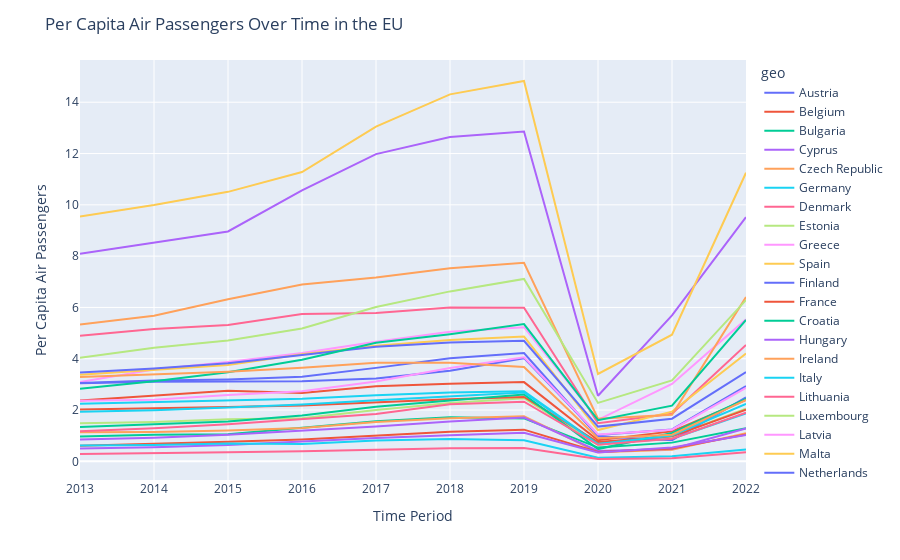
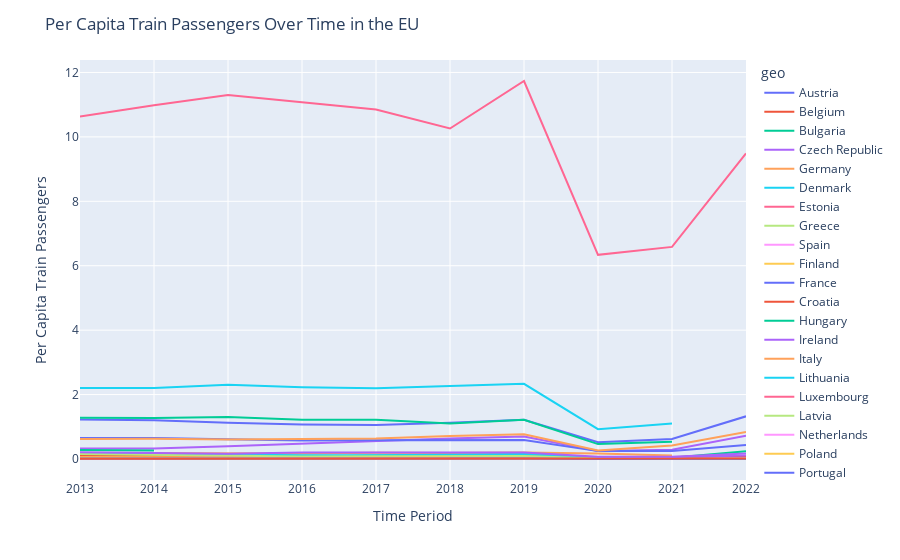

The notebook cell these images were saved under, in order:
### Code cell
fig1 = px.line(df_air_pas_2013, x='TIME_PERIOD', y='per_capita', color='geo')
fig1.update_layout(title_text="Per Capita Air Passengers Over Time in the EU", xaxis_title='Time Period', yaxis_title='Per Capita Air Passengers')
fig1.show()

fig2 = px.line(df_train_pas_2013, x='TIME_PERIOD', y='per_capita', color='geo')
fig2.update_layout(title_text="Per Capita Train Passengers Over Time in the EU", xaxis_title='Time Period', yaxis_title='Per Capita Train Passengers')
fig2.show()

### Figure 1 — Plotly figure (JSON) as saved in the notebook; plotly's stock layout.template omitted (floating-point values rounded to 4 significant figures)
{"data": [{"hovertemplate": "geo=Austria<br>TIME_PERIOD=%{x}<br>per_capita=%{y}<extra></extra>", "legendgroup": "Austria", "line": {"color": "#636efa", "dash": "solid"}, "marker": {"symbol": "circle"}, "mode": "lines", "name": "Austria", "orientation": "v", "showlegend": true, "type": "scatter", "x": [2013, 2014, 2015, 2016, 2017, 2018, 2019, 2020, 2021, 2022], "xaxis": "x", "y": [3.047, 3.101, 3.116, 3.124, 3.229, 3.53, 4.024, 1.03, 1.243, 2.938], "yaxis": "y"}, {"hovertemplate": "geo=Belgium<br>TIME_PERIOD=%{x}<br>per_capita=%{y}<extra></extra>", "legendgroup": "Belgium", "line": {"color": "#EF553B", "dash": "solid"}, "marker": {"symbol": "circle"}, "mode": "lines", "name": "Belgium", "orientation": "v", "showlegend": true, "type": "scatter", "x": [2013, 2014, 2015, 2016, 2017, 2018, 2019, 2020, 2021, 2022], "xaxis": "x", "y": [2.369, 2.574, 2.755, 2.662, 2.93, 3.027, 3.089, 0.8215, 1.168, 2.399], "yaxis": "y"}, {"hovertemplate": "geo=Bulgaria<br>TIME_PERIOD=%{x}<br>per_capita=%{y}<extra></extra>", "legendgroup": "Bulgaria", "line": {"color": "#00cc96", "dash": "solid"}, "marker": {"symbol": "circle"}, "mode": "lines", "name": "Bulgaria", "orientation": "v", "showlegend": true, "type": "scatter", "x": [2013, 2014, 2015, 2016, 2017, 2018, 2019, 2020, 2021, 2022], "xaxis": "x", "y": [0.9718, 1.038, 1.057, 1.303, 1.562, 1.722, 1.673, 0.5364, 0.7298, 1.288], "yaxis": "y"}, {"hovertemplate": "geo=Cyprus<br>TIME_PERIOD=%{x}<br>per_capita=%{y}<extra></extra>", "legendgroup": "Cyprus", "line": {"color": "#ab63fa", "dash": "solid"}, "marker": {"symbol": "circle"}, "mode": "lines", "name": "Cyprus", "orientation": "v", "showlegend": true, "type": "scatter", "x": [2013, 2014, 2015, 2016, 2017, 2018, 2019, 2020, 2021, 2022], "xaxis": "x", "y": [8.097, 8.541, 8.962, 10.56, 11.98, 12.64, 12.86, 2.557, 5.692, 9.521], "yaxis": "y"}, {"hovertemplate": "geo=Czech Republic<br>TIME_PERIOD=%{x}<br>per_capita=%{y}<extra></extra>", "legendgroup": "Czech Republic", "line": {"color": "#FFA15A", "dash": "solid"}, "marker": {"symbol": "circle"}, "mode": "lines", "name": "Czech Republic", "orientation": "v", "showlegend": true, "type": "scatter", "x": [2013, 2014, 2015, 2016, 2017, 2018, 2019, 2020, 2021, 2022], "xaxis": "x", "y": [1.131, 1.149, 1.202, 1.295, 1.536, 1.681, 1.762, 0.3573, 0.4531, 1.097], "yaxis": "y"}, {"hovertemplate": "geo=Germany<br>TIME_PERIOD=%{x}<br>per_capita=%{y}<extra></extra>", "legendgroup": "Germany", "line": {"color": "#19d3f3", "dash": "solid"}, "marker": {"symbol": "circle"}, "mode": "lines", "name": "Germany", "orientation": "v", "showlegend": true, "type": "scatter", "x": [2013, 2014, 2015, 2016, 2017, 2018, 2019, 2020, 2021, 2022], "xaxis": "x", "y": [2.245, 2.308, 2.388, 2.442, 2.574, 2.687, 2.731, 0.6949, 0.8851, 1.866], "yaxis": "y"}, {"hovertemplate": "geo=Denmark<br>TIME_PERIOD=%{x}<br>per_capita=%{y}<extra></extra>", "legendgroup": "Denmark", "line": {"color": "#FF6692", "dash": "solid"}, "marker": {"symbol": "circle"}, "mode": "lines", "name": "Denmark", "orientation": "v", "showlegend": true, "type": "scatter", "x": [2013, 2014, 2015, 2016, 2017, 2018, 2019, 2020, 2021, 2022], "xaxis": "x", "y": [4.901, 5.156, 5.317, 5.741, 5.786, 6.002, 5.99, 1.487, 1.852, 4.537], "yaxis": "y"}, {"hovertemplate": "geo=Estonia<br>TIME_PERIOD=%{x}<br>per_capita=%{y}<extra></extra>", "legendgroup": "Estonia", "line": {"color": "#B6E880", "dash": "solid"}, "marker": {"symbol": "circle"}, "mode": "lines", "name": "Estonia", "orientation": "v", "showlegend": true, "type": "scatter", "x": [2013, 2014, 2015, 2016, 2017, 2018, 2019, 2020, 2021, 2022], "xaxis": "x", "y": [1.484, 1.535, 1.643, 1.683, 2.003, 2.271, 2.459, 0.6455, 0.9721, 2.051], "yaxis": "y"}, {"hovertemplate": "geo=Greece<br>TIME_PERIOD=%{x}<br>per_capita=%{y}<extra></extra>", "legendgroup": "Greece", "line": {"color": "#FF97FF", "dash": "solid"}, "marker": {"symbol": "circle"}, "mode": "lines", "name": "Greece", "orientation": "v", "showlegend": true, "type": "scatter", "x": [2013, 2014, 2015, 2016, 2017, 2018, 2019, 2020, 2021, 2022], "xaxis": "x", "y": [3.092, 3.58, 3.877, 4.223, 4.659, 5.051, 5.23, 1.618, 3.02, 5.535], "yaxis": "y"}, {"hovertemplate": "geo=Spain<br>TIME_PERIOD=%{x}<br>per_capita=%{y}<extra></extra>", "legendgroup": "Spain", "line": {"color": "#FECB52", "dash": "solid"}, "marker": {"symbol": "circle"}, "mode": "lines", "name": "Spain", "orientation": "v", "showlegend": true, "type": "scatter", "x": [2013, 2014, 2015, 2016, 2017, 2018, 2019, 2020, 2021, 2022], "xaxis": "x", "y": [3.376, 3.555, 3.76, 4.175, 4.51, 4.728, 4.863, 1.221, 1.939, 4.207], "yaxis": "y"}, {"hovertemplate": "geo=Finland<br>TIME_PERIOD=%{x}<br>per_capita=%{y}<extra></extra>", "legendgroup": "Finland", "line": {"color": "#636efa", "dash": "solid"}, "marker": {"symbol": "circle"}, "mode": "lines", "name": "Finland", "orientation": "v", "showlegend": true, "type": "scatter", "x": [2013, 2014, 2015, 2016, 2017, 2018, 2019, 2020, 2021, 2022], "xaxis": "x", "y": [3.053, 3.15, 3.194, 3.299, 3.644, 4.022, 4.22, 0.9825, 0.823, 2.49], "yaxis": "y"}, {"hovertemplate": "geo=France<br>TIME_PERIOD=%{x}<br>per_capita=%{y}<extra></extra>", "legendgroup": "France", "line": {"color": "#EF553B", "dash": "solid"}, "marker": {"symbol": "circle"}, "mode": "lines", "name": "France", "orientation": "v", "showlegend": true, "type": "scatter", "x": [2013, 2014, 2015, 2016, 2017, 2018, 2019, 2020, 2021, 2022], "xaxis": "x", "y": [2.024, 2.061, 2.12, 2.18, 2.306, 2.417, 2.512, 0.7535, 0.976, 2.012], "yaxis": "y"}, {"hovertemplate": "geo=Croatia<br>TIME_PERIOD=%{x}<br>per_capita=%{y}<extra></extra>", "legendgroup": "Croatia", "line": {"color": "#00cc96", "dash": "solid"}, "marker": {"symbol": "circle"}, "mode": "lines", "name": "Croatia", "orientation": "v", "showlegend": true, "type": "scatter", "x": [2013, 2014, 2015, 2016, 2017, 2018, 2019, 2020, 2021, 2022], "xaxis": "x", "y": [1.343, 1.446, 1.555, 1.784, 2.129, 2.37, 2.606, 0.4789, 1.105, 2.438], "yaxis": "y"}, {"hovertemplate": "geo=Hungary<br>TIME_PERIOD=%{x}<br>per_capita=%{y}<extra></extra>", "legendgroup": "Hungary", "line": {"color": "#ab63fa", "dash": "solid"}, "marker": {"symbol": "circle"}, "mode": "lines", "name": "Hungary", "orientation": "v", "showlegend": true, "type": "scatter", "x": [2013, 2014, 2015, 2016, 2017, 2018, 2019, 2020, 2021, 2022], "xaxis": "x", "y": [0.8519, 0.9167, 1.038, 1.186, 1.363, 1.552, 1.709, 0.4056, 0.4794, 1.279], "yaxis": "y"}, {"hovertemplate": "geo=Ireland<br>TIME_PERIOD=%{x}<br>per_capita=%{y}<extra></extra>", "legendgroup": "Ireland", "line": {"color": "#FFA15A", "dash": "solid"}, "marker": {"symbol": "circle"}, "mode": "lines", "name": "Ireland", "orientation": "v", "showlegend": true, "type": "scatter", "x": [2013, 2014, 2015, 2016, 2017, 2018, 2019, 2020, 2021, 2022], "xaxis": "x", "y": [5.337, 5.673, 6.316, 6.897, 7.163, 7.524, 7.738, 1.666, 1.817, 6.404], "yaxis": "y"}, {"hovertemplate": "geo=Italy<br>TIME_PERIOD=%{x}<br>per_capita=%{y}<extra></extra>", "legendgroup": "Italy", "line": {"color": "#19d3f3", "dash": "solid"}, "marker": {"symbol": "circle"}, "mode": "lines", "name": "Italy", "orientation": "v", "showlegend": true, "type": "scatter", "x": [2013, 2014, 2015, 2016, 2017, 2018, 2019, 2020, 2021, 2022], "xaxis": "x", "y": [1.931, 1.993, 2.1, 2.217, 2.382, 2.535, 2.686, 0.6775, 1.008, 2.243], "yaxis": "y"}, {"hovertemplate": "geo=Lithuania<br>TIME_PERIOD=%{x}<br>per_capita=%{y}<extra></extra>", "legendgroup": "Lithuania", "line": {"color": "#FF6692", "dash": "solid"}, "marker": {"symbol": "circle"}, "mode": "lines", "name": "Lithuania", "orientation": "v", "showlegend": true, "type": "scatter", "x": [2013, 2014, 2015, 2016, 2017, 2018, 2019, 2020, 2021, 2022], "xaxis": "x", "y": [1.172, 1.29, 1.447, 1.657, 1.842, 2.227, 2.328, 0.6458, 0.8816, 1.901], "yaxis": "y"}, {"hovertemplate": "geo=Luxembourg<br>TIME_PERIOD=%{x}<br>per_capita=%{y}<extra></extra>", "legendgroup": "Luxembourg", "line": {"color": "#B6E880", "dash": "solid"}, "marker": {"symbol": "circle"}, "mode": "lines", "name": "Luxembourg", "orientation": "v", "showlegend": true, "type": "scatter", "x": [2013, 2014, 2015, 2016, 2017, 2018, 2019, 2020, 2021, 2022], "xaxis": "x", "y": [4.039, 4.428, 4.71, 5.179, 6.018, 6.626, 7.111, 2.278, 3.156, 6.286], "yaxis": "y"}, {"hovertemplate": "geo=Latvia<br>TIME_PERIOD=%{x}<br>per_capita=%{y}<extra></extra>", "legendgroup": "Latvia", "line": {"color": "#FF97FF", "dash": "solid"}, "marker": {"symbol": "circle"}, "mode": "lines", "name": "Latvia", "orientation": "v", "showlegend": true, "type": "scatter", "x": [2013, 2014, 2015, 2016, 2017, 2018, 2019, 2020, 2021, 2022], "xaxis": "x", "y": [2.363, 2.399, 2.591, 2.735, 3.117, 3.638, 4.055, 1.046, 1.234, 2.862], "yaxis": "y"}, {"hovertemplate": "geo=Malta<br>TIME_PERIOD=%{x}<br>per_capita=%{y}<extra></extra>", "legendgroup": "Malta", "line": {"color": "#FECB52", "dash": "solid"}, "marker": {"symbol": "circle"}, "mode": "lines", "name": "Malta", "orientation": "v", "showlegend": true, "type": "scatter", "x": [2013, 2014, 2015, 2016, 2017, 2018, 2019, 2020, 2021, 2022], "xaxis": "x", "y": [9.543, 9.99, 10.51, 11.28, 13.05, 14.31, 14.83, 3.406, 4.937, 11.25], "yaxis": "y"}, {"hovertemplate": "geo=Netherlands<br>TIME_PERIOD=%{x}<br>per_capita=%{y}<extra></extra>", "legendgroup": "Netherlands", "line": {"color": "#636efa", "dash": "solid"}, "marker": {"symbol": "circle"}, "mode": "lines", "name": "Netherlands", "orientation": "v", "showlegend": true, "type": "scatter", "x": [2013, 2014, 2015, 2016, 2017, 2018, 2019, 2020, 2021, 2022], "xaxis": "x", "y": [3.461, 3.622, 3.821, 4.141, 4.463, 4.636, 4.698, 1.355, 1.664, 3.484], "yaxis": "y"}, {"hovertemplate": "geo=Poland<br>TIME_PERIOD=%{x}<br>per_capita=%{y}<extra></extra>", "legendgroup": "Poland", "line": {"color": "#EF553B", "dash": "solid"}, "marker": {"symbol": "circle"}, "mode": "lines", "name": "Poland", "orientation": "v", "showlegend": true, "type": "scatter", "x": [2013, 2014, 2015, 2016, 2017, 2018, 2019, 2020, 2021, 2022], "xaxis": "x", "y": [0.6115, 0.6764, 0.7606, 0.8499, 0.9924, 1.152, 1.236, 0.3642, 0.4993, 1.045], "yaxis": "y"}, {"hovertemplate": "geo=Portugal<br>TIME_PERIOD=%{x}<br>per_capita=%{y}<extra></extra>", "legendgroup": "Portugal", "line": {"color": "#00cc96", "dash": "solid"}, "marker": {"symbol": "circle"}, "mode": "lines", "name": "Portugal", "orientation": "v", "showlegend": true, "type": "scatter", "x": [2013, 2014, 2015, 2016, 2017, 2018, 2019, 2020, 2021, 2022], "xaxis": "x", "y": [2.831, 3.123, 3.47, 3.958, 4.624, 4.958, 5.353, 1.607, 2.17, 5.514], "yaxis": "y"}, {"hovertemplate": "geo=Romania<br>TIME_PERIOD=%{x}<br>per_capita=%{y}<extra></extra>", "legendgroup": "Romania", "line": {"color": "#ab63fa", "dash": "solid"}, "marker": {"symbol": "circle"}, "mode": "lines", "name": "Romania", "orientation": "v", "showlegend": true, "type": "scatter", "x": [2013, 2014, 2015, 2016, 2017, 2018, 2019, 2020, 2021, 2022], "xaxis": "x", "y": [0.5003, 0.5468, 0.6331, 0.7669, 0.913, 1.014, 1.111, 0.3432, 0.5408, 1.026], "yaxis": "y"}, {"hovertemplate": "geo=Sweden<br>TIME_PERIOD=%{x}<br>per_capita=%{y}<extra></extra>", "legendgroup": "Sweden", "line": {"color": "#FFA15A", "dash": "solid"}, "marker": {"symbol": "circle"}, "mode": "lines", "name": "Sweden", "orientation": "v", "showlegend": true, "type": "scatter", "x": [2013, 2014, 2015, 2016, 2017, 2018, 2019, 2020, 2021, 2022], "xaxis": "x", "y": [3.29, 3.397, 3.489, 3.65, 3.847, 3.848, 3.677, 0.9022, 1.04, 2.396], "yaxis": "y"}, {"hovertemplate": "geo=Slovenia<br>TIME_PERIOD=%{x}<br>per_capita=%{y}<extra></extra>", "legendgroup": "Slovenia", "line": {"color": "#19d3f3", "dash": "solid"}, "marker": {"symbol": "circle"}, "mode": "lines", "name": "Slovenia", "orientation": "v", "showlegend": true, "type": "scatter", "x": [2013, 2014, 2015, 2016, 2017, 2018, 2019, 2020, 2021, 2022], "xaxis": "x", "y": [0.6148, 0.6342, 0.6961, 0.6802, 0.8142, 0.876, 0.8261, 0.1373, 0.1988, 0.4598], "yaxis": "y"}, {"hovertemplate": "geo=Slovakia<br>TIME_PERIOD=%{x}<br>per_capita=%{y}<extra></extra>", "legendgroup": "Slovakia", "line": {"color": "#FF6692", "dash": "solid"}, "marker": {"symbol": "circle"}, "mode": "lines", "name": "Slovakia", "orientation": "v", "showlegend": true, "type": "scatter", "x": [2013, 2014, 2015, 2016, 2017, 2018, 2019, 2020, 2021, 2022], "xaxis": "x", "y": [0.2878, 0.3086, 0.3585, 0.3977, 0.442, 0.5133, 0.521, 0.09172, 0.1176, 0.3574], "yaxis": "y"}], "layout": {"legend": {"title": {"text": "geo"}, "tracegroupgap": 0}, "margin": {"t": 60}, "title": {"text": "Per Capita Air Passengers Over Time in the EU"}, "xaxis": {"anchor": "y", "domain": [0, 1], "title": {"text": "Time Period"}}, "yaxis": {"anchor": "x", "domain": [0, 1], "title": {"text": "Per Capita Air Passengers"}}}}

### Figure 2 — Plotly figure (JSON) as saved in the notebook; plotly's stock layout.template omitted (floating-point values rounded to 4 significant figures)
{"data": [{"hovertemplate": "geo=Austria<br>TIME_PERIOD=%{x}<br>per_capita=%{y}<extra></extra>", "legendgroup": "Austria", "line": {"color": "#636efa", "dash": "solid"}, "marker": {"symbol": "circle"}, "mode": "lines", "name": "Austria", "orientation": "v", "showlegend": true, "type": "scatter", "x": [2013, 2014, 2015, 2016, 2017, 2018, 2019, 2020, 2021, 2022], "xaxis": "x", "y": [1.227, 1.203, 1.126, 1.069, 1.057, 1.124, 1.218, 0.5183, 0.6221, 1.325], "yaxis": "y"}, {"hovertemplate": "geo=Belgium<br>TIME_PERIOD=%{x}<br>per_capita=%{y}<extra></extra>", "legendgroup": "Belgium", "line": {"color": "#EF553B", "dash": "solid"}, "marker": {"symbol": "circle"}, "mode": "lines", "name": "Belgium", "orientation": "v", "showlegend": true, "type": "scatter", "x": [2013, 2014, 2015, 2016, 2017, 2018, 2019, 2020, 2021, 2022], "xaxis": "x", "y": [null, null, null, null, null, null, null, null, null, null], "yaxis": "y"}, {"hovertemplate": "geo=Bulgaria<br>TIME_PERIOD=%{x}<br>per_capita=%{y}<extra></extra>", "legendgroup": "Bulgaria", "line": {"color": "#00cc96", "dash": "solid"}, "marker": {"symbol": "circle"}, "mode": "lines", "name": "Bulgaria", "orientation": "v", "showlegend": true, "type": "scatter", "x": [2013, 2014, 2015, 2016, 2017, 2018, 2019, 2020, 2021, 2022], "xaxis": "x", "y": [0.04558, 0.03989, 0.03249, 0.07199, 0.1104, 0.1128, 0.1491, 0.04301, 0.03962, 0.2398], "yaxis": "y"}, {"hovertemplate": "geo=Czech Republic<br>TIME_PERIOD=%{x}<br>per_capita=%{y}<extra></extra>", "legendgroup": "Czech Republic", "line": {"color": "#ab63fa", "dash": "solid"}, "marker": {"symbol": "circle"}, "mode": "lines", "name": "Czech Republic", "orientation": "v", "showlegend": true, "type": "scatter", "x": [2013, 2014, 2015, 2016, 2017, 2018, 2019, 2020, 2021, 2022], "xaxis": "x", "y": [0.3232, 0.3282, 0.3957, 0.48, 0.5474, 0.6385, 0.6966, 0.2459, 0.2896, 0.72], "yaxis": "y"}, {"hovertemplate": "geo=Germany<br>TIME_PERIOD=%{x}<br>per_capita=%{y}<extra></extra>", "legendgroup": "Germany", "line": {"color": "#FFA15A", "dash": "solid"}, "marker": {"symbol": "circle"}, "mode": "lines", "name": "Germany", "orientation": "v", "showlegend": true, "type": "scatter", "x": [2013, 2014, 2015, 2016, 2017, 2018, 2019, 2020, 2021], "xaxis": "x", "y": [0.1881, 0.1864, 0.1726, 0.1695, 0.1921, 0.1859, 0.205, 0.1735, 0.112], "yaxis": "y"}, {"hovertemplate": "geo=Denmark<br>TIME_PERIOD=%{x}<br>per_capita=%{y}<extra></extra>", "legendgroup": "Denmark", "line": {"color": "#19d3f3", "dash": "solid"}, "marker": {"symbol": "circle"}, "mode": "lines", "name": "Denmark", "orientation": "v", "showlegend": true, "type": "scatter", "x": [2013, 2014, 2015, 2016, 2017, 2018, 2019, 2020, 2021], "xaxis": "x", "y": [2.204, 2.204, 2.304, 2.228, 2.198, 2.265, 2.333, 0.925, 1.104], "yaxis": "y"}, {"hovertemplate": "geo=Estonia<br>TIME_PERIOD=%{x}<br>per_capita=%{y}<extra></extra>", "legendgroup": "Estonia", "line": {"color": "#FF6692", "dash": "solid"}, "marker": {"symbol": "circle"}, "mode": "lines", "name": "Estonia", "orientation": "v", "showlegend": true, "type": "scatter", "x": [2013, 2014, 2015, 2016, 2017, 2018, 2019, 2020, 2021, 2022], "xaxis": "x", "y": [0.09241, 0.07372, 0.04183, 0.07827, 0.08133, 0.08111, 0.08454, 0.00602, 0, 0], "yaxis": "y"}, {"hovertemplate": "geo=Greece<br>TIME_PERIOD=%{x}<br>per_capita=%{y}<extra></extra>", "legendgroup": "Greece", "line": {"color": "#B6E880", "dash": "solid"}, "marker": {"symbol": "circle"}, "mode": "lines", "name": "Greece", "orientation": "v", "showlegend": true, "type": "scatter", "x": [2013, 2014, 2015, 2016, 2017, 2018, 2019, 2020, 2021, 2022], "xaxis": "x", "y": [0.0004544, 0.003935, 0.002947, 0.001947, 0.002043, 0.001583, 0.0007459, 0, 0, 0], "yaxis": "y"}, {"hovertemplate": "geo=Spain<br>TIME_PERIOD=%{x}<br>per_capita=%{y}<extra></extra>", "legendgroup": "Spain", "line": {"color": "#FF97FF", "dash": "solid"}, "marker": {"symbol": "circle"}, "mode": "lines", "name": "Spain", "orientation": "v", "showlegend": true, "type": "scatter", "x": [2013, 2014, 2015, 2016, 2017, 2018, 2019, 2020, 2021, 2022], "xaxis": "x", "y": [0.008261, 0.02191, 0.02237, 0.02293, 0.023, 0.02205, 0.02258, 0.005873, 0.008207, 0.01693], "yaxis": "y"}, {"hovertemplate": "geo=Finland<br>TIME_PERIOD=%{x}<br>per_capita=%{y}<extra></extra>", "legendgroup": "Finland", "line": {"color": "#FECB52", "dash": "solid"}, "marker": {"symbol": "circle"}, "mode": "lines", "name": "Finland", "orientation": "v", "showlegend": true, "type": "scatter", "x": [2013, 2014, 2015, 2016, 2017, 2018, 2019, 2020, 2021, 2022], "xaxis": "x", "y": [0.1102, 0.09502, 0.07822, 0.08237, 0.09958, 0.1001, 0.1158, 0.02136, 0.0007228, 0.005587], "yaxis": "y"}, {"hovertemplate": "geo=France<br>TIME_PERIOD=%{x}<br>per_capita=%{y}<extra></extra>", "legendgroup": "France", "line": {"color": "#636efa", "dash": "solid"}, "marker": {"symbol": "circle"}, "mode": "lines", "name": "France", "orientation": "v", "showlegend": true, "type": "scatter", "x": [2013, 2014, 2015, 2016, 2017, 2018, 2019, 2020, 2021, 2022], "xaxis": "x", "y": [0.6487, 0.6498, 0.6097, 0.5713, 0.5856, 0.5875, 0.593, 0.2448, 0.246, 0.4318], "yaxis": "y"}, {"hovertemplate": "geo=Croatia<br>TIME_PERIOD=%{x}<br>per_capita=%{y}<extra></extra>", "legendgroup": "Croatia", "line": {"color": "#EF553B", "dash": "solid"}, "marker": {"symbol": "circle"}, "mode": "lines", "name": "Croatia", "orientation": "v", "showlegend": true, "type": "scatter", "x": [2013, 2014, 2015, 2016, 2017, 2018, 2019, 2020, 2021, 2022], "xaxis": "x", "y": [0.09526, 0.08501, 0.07526, 0.07111, 0.06981, 0.07332, 0.07409, 0.03376, 0.05252, 0.09166], "yaxis": "y"}, {"hovertemplate": "geo=Hungary<br>TIME_PERIOD=%{x}<br>per_capita=%{y}<extra></extra>", "legendgroup": "Hungary", "line": {"color": "#00cc96", "dash": "solid"}, "marker": {"symbol": "circle"}, "mode": "lines", "name": "Hungary", "orientation": "v", "showlegend": true, "type": "scatter", "x": [2013, 2014, 2015, 2016, 2017, 2018, 2019, 2020, 2021, 2022], "xaxis": "x", "y": [0.283, 0.2635, null, null, null, null, null, null, null, null], "yaxis": "y"}, {"hovertemplate": "geo=Ireland<br>TIME_PERIOD=%{x}<br>per_capita=%{y}<extra></extra>", "legendgroup": "Ireland", "line": {"color": "#ab63fa", "dash": "solid"}, "marker": {"symbol": "circle"}, "mode": "lines", "name": "Ireland", "orientation": "v", "showlegend": true, "type": "scatter", "x": [2013, 2014, 2015, 2016, 2017, 2018, 2019, 2020, 2021, 2022], "xaxis": "x", "y": [0.1668, 0.1537, 0.06691, 0.07236, 0.07838, 0.08571, 0.08319, 0.028, 0.05393, 0.1069], "yaxis": "y"}, {"hovertemplate": "geo=Italy<br>TIME_PERIOD=%{x}<br>per_capita=%{y}<extra></extra>", "legendgroup": "Italy", "line": {"color": "#FFA15A", "dash": "solid"}, "marker": {"symbol": "circle"}, "mode": "lines", "name": "Italy", "orientation": "v", "showlegend": true, "type": "scatter", "x": [2013, 2014, 2015, 2016, 2017, 2018, 2019, 2020, 2021], "xaxis": "x", "y": [0.05237, 0.05174, 0.05714, 0.04899, 0.04417, 0.04292, 0.04786, 0.01715, 0.03091], "yaxis": "y"}, {"hovertemplate": "geo=Lithuania<br>TIME_PERIOD=%{x}<br>per_capita=%{y}<extra></extra>", "legendgroup": "Lithuania", "line": {"color": "#19d3f3", "dash": "solid"}, "marker": {"symbol": "circle"}, "mode": "lines", "name": "Lithuania", "orientation": "v", "showlegend": true, "type": "scatter", "x": [2013, 2014, 2015, 2016, 2017, 2018, 2019, 2020, 2021, 2022], "xaxis": "x", "y": [0.181, 0.1542, 0.1232, 0.1163, 0.1131, 0.1303, 0.1528, 0.02398, 0, 0.001426], "yaxis": "y"}, {"hovertemplate": "geo=Luxembourg<br>TIME_PERIOD=%{x}<br>per_capita=%{y}<extra></extra>", "legendgroup": "Luxembourg", "line": {"color": "#FF6692", "dash": "solid"}, "marker": {"symbol": "circle"}, "mode": "lines", "name": "Luxembourg", "orientation": "v", "showlegend": true, "type": "scatter", "x": [2013, 2014, 2015, 2016, 2017, 2018, 2019, 2020, 2021, 2022], "xaxis": "x", "y": [10.63, 10.98, 11.3, 11.07, 10.85, 10.26, 11.73, 6.338, 6.584, 9.486], "yaxis": "y"}, {"hovertemplate": "geo=Latvia<br>TIME_PERIOD=%{x}<br>per_capita=%{y}<extra></extra>", "legendgroup": "Latvia", "line": {"color": "#B6E880", "dash": "solid"}, "marker": {"symbol": "circle"}, "mode": "lines", "name": "Latvia", "orientation": "v", "showlegend": true, "type": "scatter", "x": [2013, 2014, 2015, 2016, 2017, 2018, 2019, 2020, 2021, 2022], "xaxis": "x", "y": [0.1532, 0.1259, 0.09013, 0.07974, 0.08564, 0.08582, 0.09375, 0.01363, 0.002641, 0.007997], "yaxis": "y"}, {"hovertemplate": "geo=Netherlands<br>TIME_PERIOD=%{x}<br>per_capita=%{y}<extra></extra>", "legendgroup": "Netherlands", "line": {"color": "#FF97FF", "dash": "solid"}, "marker": {"symbol": "circle"}, "mode": "lines", "name": "Netherlands", "orientation": "v", "showlegend": true, "type": "scatter", "x": [2013, 2014, 2015, 2016, 2017, 2018, 2019, 2020, 2021, 2022], "xaxis": "x", "y": [null, null, null, null, null, null, null, null, null, null], "yaxis": "y"}, {"hovertemplate": "geo=Poland<br>TIME_PERIOD=%{x}<br>per_capita=%{y}<extra></extra>", "legendgroup": "Poland", "line": {"color": "#FECB52", "dash": "solid"}, "marker": {"symbol": "circle"}, "mode": "lines", "name": "Poland", "orientation": "v", "showlegend": true, "type": "scatter", "x": [2013, 2014, 2015, 2016, 2017, 2018, 2019, 2020, 2021, 2022], "xaxis": "x", "y": [0.04839, 0.03751, 0.0301, 0.0301, 0.04077, 0.048, null, null, null, 0.06297], "yaxis": "y"}, {"hovertemplate": "geo=Portugal<br>TIME_PERIOD=%{x}<br>per_capita=%{y}<extra></extra>", "legendgroup": "Portugal", "line": {"color": "#636efa", "dash": "solid"}, "marker": {"symbol": "circle"}, "mode": "lines", "name": "Portugal", "orientation": "v", "showlegend": true, "type": "scatter", "x": [2013, 2014, 2015, 2016, 2017, 2018, 2019, 2020, 2021, 2022], "xaxis": "x", "y": [0.01278, 0.01496, 0.02178, 0.02263, 0.02435, 0.01681, 0.01732, 0.002331, 0.002525, 0.01072], "yaxis": "y"}, {"hovertemplate": "geo=Romania<br>TIME_PERIOD=%{x}<br>per_capita=%{y}<extra></extra>", "legendgroup": "Romania", "line": {"color": "#EF553B", "dash": "solid"}, "marker": {"symbol": "circle"}, "mode": "lines", "name": "Romania", "orientation": "v", "showlegend": true, "type": "scatter", "x": [2013, 2014, 2015, 2016, 2017, 2018, 2019, 2020, 2021, 2022], "xaxis": "x", "y": [0.01164, 0.01128, 0.01092, 0.01027, 0.00957, 0.00901, 0.01051, 0.004035, 0.005312, 0.01586], "yaxis": "y"}, {"hovertemplate": "geo=Sweden<br>TIME_PERIOD=%{x}<br>per_capita=%{y}<extra></extra>", "legendgroup": "Sweden", "line": {"color": "#00cc96", "dash": "solid"}, "marker": {"symbol": "circle"}, "mode": "lines", "name": "Sweden", "orientation": "v", "showlegend": true, "type": "scatter", "x": [2013, 2014, 2015, 2016, 2017, 2018, 2019, 2020, 2021, 2022], "xaxis": "x", "y": [1.283, 1.271, 1.302, 1.218, 1.215, 1.103, 1.219, 0.463, 0.5361, null], "yaxis": "y"}, {"hovertemplate": "geo=Slovenia<br>TIME_PERIOD=%{x}<br>per_capita=%{y}<extra></extra>", "legendgroup": "Slovenia", "line": {"color": "#ab63fa", "dash": "solid"}, "marker": {"symbol": "circle"}, "mode": "lines", "name": "Slovenia", "orientation": "v", "showlegend": true, "type": "scatter", "x": [2013, 2014, 2015, 2016, 2017, 2018, 2019, 2020, 2021, 2022], "xaxis": "x", "y": [0.2098, 0.1849, 0.1663, 0.203, 0.1985, 0.2071, 0.2033, 0.06632, 0.06828, 0.1737], "yaxis": "y"}, {"hovertemplate": "geo=Slovakia<br>TIME_PERIOD=%{x}<br>per_capita=%{y}<extra></extra>", "legendgroup": "Slovakia", "line": {"color": "#FFA15A", "dash": "solid"}, "marker": {"symbol": "circle"}, "mode": "lines", "name": "Slovakia", "orientation": "v", "showlegend": true, "type": "scatter", "x": [2013, 2014, 2015, 2016, 2017, 2018, 2019, 2020, 2021, 2022], "xaxis": "x", "y": [0.6171, 0.6263, 0.6089, 0.6161, 0.6333, 0.7137, 0.7676, 0.264, 0.4191, 0.8402], "yaxis": "y"}], "layout": {"legend": {"title": {"text": "geo"}, "tracegroupgap": 0}, "margin": {"t": 60}, "title": {"text": "Per Capita Train Passengers Over Time in the EU"}, "xaxis": {"anchor": "y", "domain": [0, 1], "title": {"text": "Time Period"}}, "yaxis": {"anchor": "x", "domain": [0, 1], "title": {"text": "Per Capita Train Passengers"}}}}
